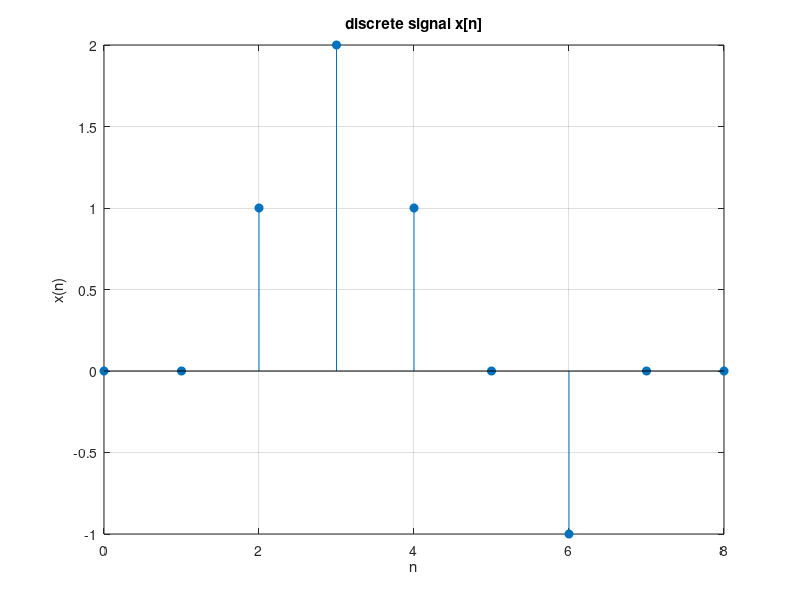

This chart was generated by the following MATLAB code:
x = 0:8;

n = [ 0 0 1 2 1 0 -1 0 0];

stem(x, n, 'filled');

title('discrete signal x[n]');

xlabel('n');

ylabel('x(n)');

grid on;






